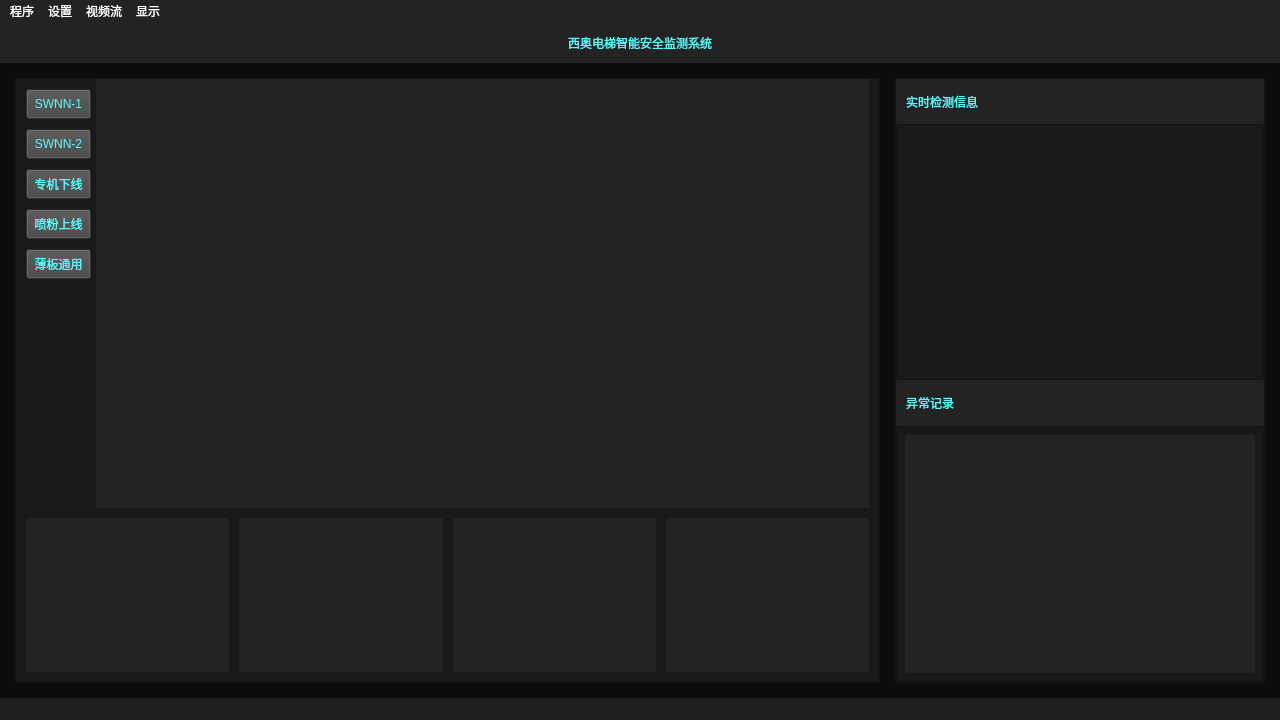
<?xml version="1.0" encoding="UTF-8"?>
<ui version="4.0">
 <class>MainWindow</class>
 <widget class="QMainWindow" name="MainWindow">
  <property name="geometry">
   <rect>
    <x>0</x>
    <y>0</y>
    <width>1280</width>
    <height>720</height>
   </rect>
  </property>
  <property name="windowTitle">
   <string>MainWindow</string>
  </property>
  <property name="styleSheet">
   <string notr="true">background-color: rgb(12, 12, 12);
color: rgb(85, 255, 255);</string>
  </property>
  <widget class="QWidget" name="centralwidget">
   <layout class="QVBoxLayout" name="verticalLayout" stretch="1,15">
    <property name="spacing">
     <number>15</number>
    </property>
    <property name="leftMargin">
     <number>0</number>
    </property>
    <property name="topMargin">
     <number>0</number>
    </property>
    <property name="rightMargin">
     <number>0</number>
    </property>
    <property name="bottomMargin">
     <number>15</number>
    </property>
    <item>
     <widget class="QLabel" name="titlelabel">
      <property name="sizePolicy">
       <sizepolicy hsizetype="Expanding" vsizetype="Preferred">
        <horstretch>1</horstretch>
        <verstretch>0</verstretch>
       </sizepolicy>
      </property>
      <property name="minimumSize">
       <size>
        <width>0</width>
        <height>40</height>
       </size>
      </property>
      <property name="maximumSize">
       <size>
        <width>16777215</width>
        <height>60</height>
       </size>
      </property>
      <property name="layoutDirection">
       <enum>Qt::LeftToRight</enum>
      </property>
      <property name="autoFillBackground">
       <bool>false</bool>
      </property>
      <property name="styleSheet">
       <string notr="true">background-color: rgb(35, 35, 35);
font: 29pt &quot;宋体&quot;;
color: rgb(90, 174, 242);
color: rgb(0, 255, 255);
color: rgb(85, 255, 255);</string>
      </property>
      <property name="text">
       <string>西奥电梯智能安全监测系统</string>
      </property>
      <property name="scaledContents">
       <bool>true</bool>
      </property>
      <property name="alignment">
       <set>Qt::AlignCenter</set>
      </property>
      <property name="indent">
       <number>0</number>
      </property>
      <property name="textInteractionFlags">
       <set>Qt::NoTextInteraction</set>
      </property>
     </widget>
    </item>
    <item>
     <layout class="QHBoxLayout" name="horizontalLayout" stretch="7,3">
      <property name="spacing">
       <number>15</number>
      </property>
      <property name="leftMargin">
       <number>15</number>
      </property>
      <property name="rightMargin">
       <number>15</number>
      </property>
      <item>
       <widget class="QFrame" name="frame">
        <property name="styleSheet">
         <string notr="true">background-color: rgb(25, 25, 25);</string>
        </property>
        <property name="frameShape">
         <enum>QFrame::StyledPanel</enum>
        </property>
        <property name="frameShadow">
         <enum>QFrame::Raised</enum>
        </property>
        <layout class="QVBoxLayout" name="verticalLayout_2" stretch="25,9">
         <property name="spacing">
          <number>10</number>
         </property>
         <property name="leftMargin">
          <number>10</number>
         </property>
         <property name="topMargin">
          <number>0</number>
         </property>
         <property name="rightMargin">
          <number>10</number>
         </property>
         <property name="bottomMargin">
          <number>10</number>
         </property>
         <item>
          <layout class="QHBoxLayout" name="horizontalLayout_4" stretch="7,100">
           <property name="spacing">
            <number>5</number>
           </property>
           <property name="leftMargin">
            <number>0</number>
           </property>
           <property name="topMargin">
            <number>0</number>
           </property>
           <property name="rightMargin">
            <number>0</number>
           </property>
           <property name="bottomMargin">
            <number>0</number>
           </property>
           <item>
            <layout class="QVBoxLayout" name="verticalLayout_4" stretch="1,1,1,1,1,10">
             <property name="spacing">
              <number>10</number>
             </property>
             <property name="sizeConstraint">
              <enum>QLayout::SetFixedSize</enum>
             </property>
             <property name="topMargin">
              <number>10</number>
             </property>
             <item alignment="Qt::AlignHCenter|Qt::AlignTop">
              <widget class="QPushButton" name="pushButton_4">
               <property name="sizePolicy">
                <sizepolicy hsizetype="MinimumExpanding" vsizetype="MinimumExpanding">
                 <horstretch>0</horstretch>
                 <verstretch>0</verstretch>
                </sizepolicy>
               </property>
               <property name="minimumSize">
                <size>
                 <width>65</width>
                 <height>30</height>
                </size>
               </property>
               <property name="maximumSize">
                <size>
                 <width>70</width>
                 <height>33</height>
                </size>
               </property>
               <property name="styleSheet">
                <string notr="true">color: rgb(198, 198, 198);
font: 12pt &quot;宋体&quot;;
background-color: rgb(66, 66, 66);
selection-background-color: rgb(45, 45, 45);
color: rgb(85, 255, 255);</string>
               </property>
               <property name="text">
                <string>SWNN-1</string>
               </property>
              </widget>
             </item>
             <item alignment="Qt::AlignHCenter|Qt::AlignVCenter">
              <widget class="QPushButton" name="pushButton_5">
               <property name="sizePolicy">
                <sizepolicy hsizetype="MinimumExpanding" vsizetype="MinimumExpanding">
                 <horstretch>1</horstretch>
                 <verstretch>1</verstretch>
                </sizepolicy>
               </property>
               <property name="minimumSize">
                <size>
                 <width>65</width>
                 <height>30</height>
                </size>
               </property>
               <property name="maximumSize">
                <size>
                 <width>70</width>
                 <height>33</height>
                </size>
               </property>
               <property name="styleSheet">
                <string notr="true">color: rgb(198, 198, 198);
font: 12pt &quot;宋体&quot;;
background-color: rgb(66, 66, 66);
selection-background-color: rgb(45, 45, 45);
color: rgb(85, 255, 255);</string>
               </property>
               <property name="text">
                <string>SWNN-2</string>
               </property>
              </widget>
             </item>
             <item alignment="Qt::AlignHCenter|Qt::AlignVCenter">
              <widget class="QPushButton" name="pushButton_3">
               <property name="sizePolicy">
                <sizepolicy hsizetype="MinimumExpanding" vsizetype="MinimumExpanding">
                 <horstretch>0</horstretch>
                 <verstretch>0</verstretch>
                </sizepolicy>
               </property>
               <property name="minimumSize">
                <size>
                 <width>65</width>
                 <height>30</height>
                </size>
               </property>
               <property name="maximumSize">
                <size>
                 <width>70</width>
                 <height>33</height>
                </size>
               </property>
               <property name="styleSheet">
                <string notr="true">color: rgb(198, 198, 198);
font: 12pt &quot;宋体&quot;;
background-color: rgb(66, 66, 66);
selection-background-color: rgb(45, 45, 45);
color: rgb(85, 255, 255);</string>
               </property>
               <property name="text">
                <string>专机下线</string>
               </property>
              </widget>
             </item>
             <item alignment="Qt::AlignHCenter|Qt::AlignVCenter">
              <widget class="QPushButton" name="pushButton_2">
               <property name="sizePolicy">
                <sizepolicy hsizetype="MinimumExpanding" vsizetype="MinimumExpanding">
                 <horstretch>0</horstretch>
                 <verstretch>0</verstretch>
                </sizepolicy>
               </property>
               <property name="minimumSize">
                <size>
                 <width>65</width>
                 <height>30</height>
                </size>
               </property>
               <property name="maximumSize">
                <size>
                 <width>70</width>
                 <height>33</height>
                </size>
               </property>
               <property name="styleSheet">
                <string notr="true">color: rgb(198, 198, 198);
font: 12pt &quot;宋体&quot;;
background-color: rgb(66, 66, 66);
selection-background-color: rgb(45, 45, 45);
color: rgb(85, 255, 255);</string>
               </property>
               <property name="text">
                <string>喷粉上线</string>
               </property>
              </widget>
             </item>
             <item alignment="Qt::AlignHCenter|Qt::AlignVCenter">
              <widget class="QPushButton" name="pushButton">
               <property name="sizePolicy">
                <sizepolicy hsizetype="MinimumExpanding" vsizetype="MinimumExpanding">
                 <horstretch>0</horstretch>
                 <verstretch>0</verstretch>
                </sizepolicy>
               </property>
               <property name="minimumSize">
                <size>
                 <width>65</width>
                 <height>30</height>
                </size>
               </property>
               <property name="maximumSize">
                <size>
                 <width>70</width>
                 <height>33</height>
                </size>
               </property>
               <property name="styleSheet">
                <string notr="true">color: rgb(198, 198, 198);
font: 12pt &quot;宋体&quot;;
background-color: rgb(66, 66, 66);
selection-background-color: rgb(45, 45, 45);
color: rgb(85, 255, 255);</string>
               </property>
               <property name="text">
                <string>薄板通用</string>
               </property>
              </widget>
             </item>
             <item>
              <spacer name="verticalSpacer">
               <property name="orientation">
                <enum>Qt::Vertical</enum>
               </property>
               <property name="sizeHint" stdset="0">
                <size>
                 <width>20</width>
                 <height>40</height>
                </size>
               </property>
              </spacer>
             </item>
            </layout>
           </item>
           <item>
            <widget class="QLabel" name="label_4">
             <property name="styleSheet">
              <string notr="true">background-color: rgb(35, 35, 35);</string>
             </property>
             <property name="text">
              <string/>
             </property>
            </widget>
           </item>
          </layout>
         </item>
         <item>
          <layout class="QHBoxLayout" name="horizontalLayout_5">
           <property name="spacing">
            <number>10</number>
           </property>
           <item>
            <widget class="QLabel" name="label_6">
             <property name="styleSheet">
              <string notr="true">background-color: rgb(35, 35, 35);</string>
             </property>
             <property name="text">
              <string/>
             </property>
            </widget>
           </item>
           <item>
            <widget class="QLabel" name="label_8">
             <property name="styleSheet">
              <string notr="true">background-color: rgb(35, 35, 35);</string>
             </property>
             <property name="text">
              <string/>
             </property>
            </widget>
           </item>
           <item>
            <widget class="QLabel" name="label_7">
             <property name="styleSheet">
              <string notr="true">background-color: rgb(35, 35, 35);</string>
             </property>
             <property name="text">
              <string/>
             </property>
            </widget>
           </item>
           <item>
            <widget class="QLabel" name="label_5">
             <property name="styleSheet">
              <string notr="true">background-color: rgb(35, 35, 35);</string>
             </property>
             <property name="text">
              <string/>
             </property>
            </widget>
           </item>
          </layout>
         </item>
        </layout>
       </widget>
      </item>
      <item>
       <widget class="QFrame" name="frame_2">
        <property name="maximumSize">
         <size>
          <width>16777215</width>
          <height>16777215</height>
         </size>
        </property>
        <property name="styleSheet">
         <string notr="true">background-color: rgb(25, 25, 25);</string>
        </property>
        <property name="frameShape">
         <enum>QFrame::StyledPanel</enum>
        </property>
        <property name="frameShadow">
         <enum>QFrame::Raised</enum>
        </property>
        <layout class="QVBoxLayout" name="verticalLayout_3" stretch="9,51,9,51">
         <property name="spacing">
          <number>0</number>
         </property>
         <property name="leftMargin">
          <number>0</number>
         </property>
         <property name="topMargin">
          <number>0</number>
         </property>
         <property name="rightMargin">
          <number>0</number>
         </property>
         <property name="bottomMargin">
          <number>0</number>
         </property>
         <item>
          <widget class="QLabel" name="label">
           <property name="styleSheet">
            <string notr="true">background-color: rgb(35, 35, 35);
font: 22pt &quot;宋体&quot;;
color: rgb(200, 200, 200);
color: rgb(90, 174, 242);
color: rgb(85, 255, 255);</string>
           </property>
           <property name="text">
            <string>实时检测信息</string>
           </property>
           <property name="indent">
            <number>10</number>
           </property>
          </widget>
         </item>
         <item>
          <widget class="QTextBrowser" name="textBrowser">
           <property name="styleSheet">
            <string notr="true">gridline-color: rgb(25, 25, 25);
background-color: rgb(25, 25, 25);
border-color: rgb(25, 25, 25);
color: rgb(200, 200, 200);</string>
           </property>
          </widget>
         </item>
         <item>
          <widget class="QLabel" name="label_2">
           <property name="styleSheet">
            <string notr="true">background-color: rgb(35, 35, 35);
font: 22pt &quot;宋体&quot;;
color: rgb(200, 200, 200);
color: rgb(90, 174, 242);
color: rgb(85, 255, 255);</string>
           </property>
           <property name="text">
            <string>异常记录</string>
           </property>
           <property name="indent">
            <number>10</number>
           </property>
          </widget>
         </item>
         <item>
          <widget class="QFrame" name="frame_3">
           <property name="styleSheet">
            <string notr="true">background-color: rgb(25, 25, 25);</string>
           </property>
           <property name="frameShape">
            <enum>QFrame::StyledPanel</enum>
           </property>
           <property name="frameShadow">
            <enum>QFrame::Raised</enum>
           </property>
           <layout class="QHBoxLayout" name="horizontalLayout_6">
            <property name="spacing">
             <number>0</number>
            </property>
            <property name="leftMargin">
             <number>8</number>
            </property>
            <property name="topMargin">
             <number>8</number>
            </property>
            <property name="rightMargin">
             <number>8</number>
            </property>
            <property name="bottomMargin">
             <number>8</number>
            </property>
            <item>
             <widget class="QLabel" name="label_3">
              <property name="styleSheet">
               <string notr="true">background-color: rgb(35, 35, 35);</string>
              </property>
              <property name="text">
               <string/>
              </property>
             </widget>
            </item>
           </layout>
          </widget>
         </item>
        </layout>
       </widget>
      </item>
     </layout>
    </item>
   </layout>
  </widget>
  <widget class="QMenuBar" name="menubar">
   <property name="geometry">
    <rect>
     <x>0</x>
     <y>0</y>
     <width>1280</width>
     <height>23</height>
    </rect>
   </property>
   <property name="styleSheet">
    <string notr="true">background-color: rgb(35, 35, 35);
selection-background-color: rgb(100, 100, 100);
color: rgb(255, 255, 255);</string>
   </property>
   <widget class="QMenu" name="menu">
    <property name="title">
     <string>程序</string>
    </property>
   </widget>
   <widget class="QMenu" name="menu_2">
    <property name="title">
     <string>显示</string>
    </property>
    <addaction name="action"/>
   </widget>
   <widget class="QMenu" name="menu_3">
    <property name="title">
     <string>设置</string>
    </property>
   </widget>
   <widget class="QMenu" name="menu_4">
    <property name="title">
     <string>视频流</string>
    </property>
   </widget>
   <addaction name="menu"/>
   <addaction name="menu_3"/>
   <addaction name="menu_4"/>
   <addaction name="menu_2"/>
  </widget>
  <widget class="QStatusBar" name="statusbar">
   <property name="styleSheet">
    <string notr="true">background-color: rgb(30, 30, 30);
color: rgb(255, 255, 255);</string>
   </property>
  </widget>
  <action name="action">
   <property name="text">
    <string>全屏模式</string>
   </property>
  </action>
 </widget>
 <resources/>
 <connections/>
</ui>
